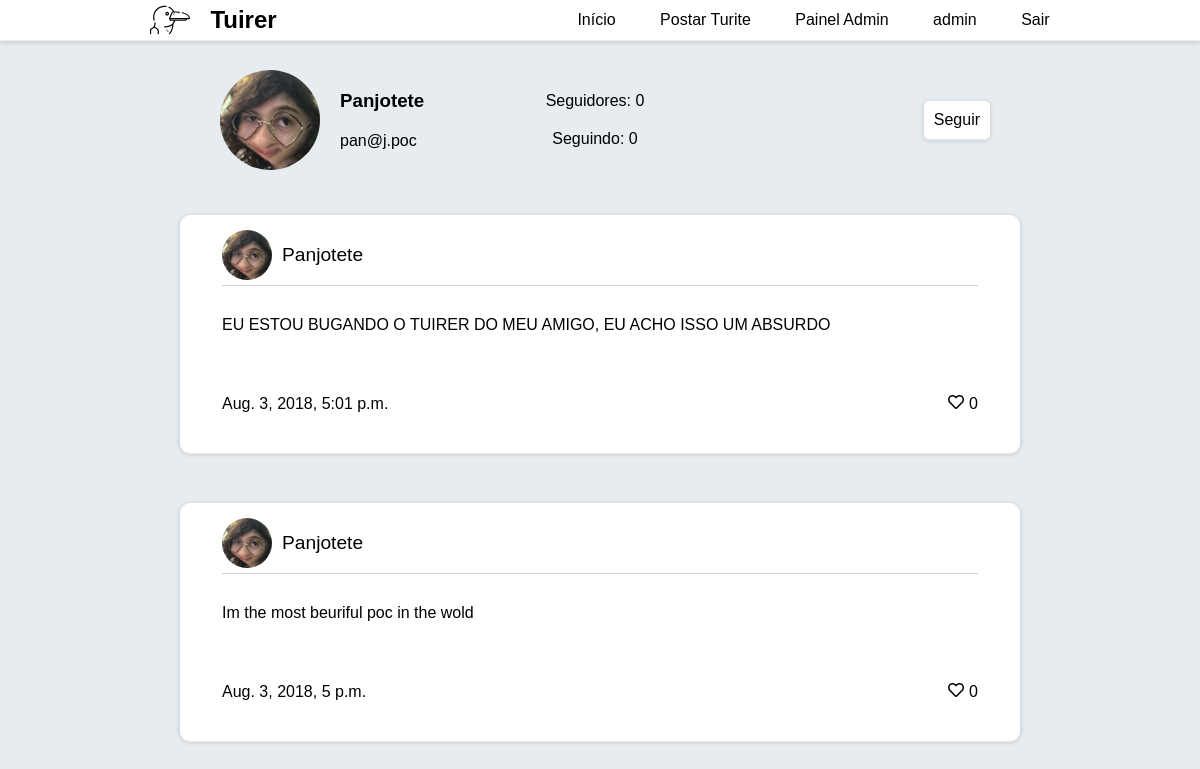
/perfil/5/ (signed in), run on an earlier commit of the app's database.
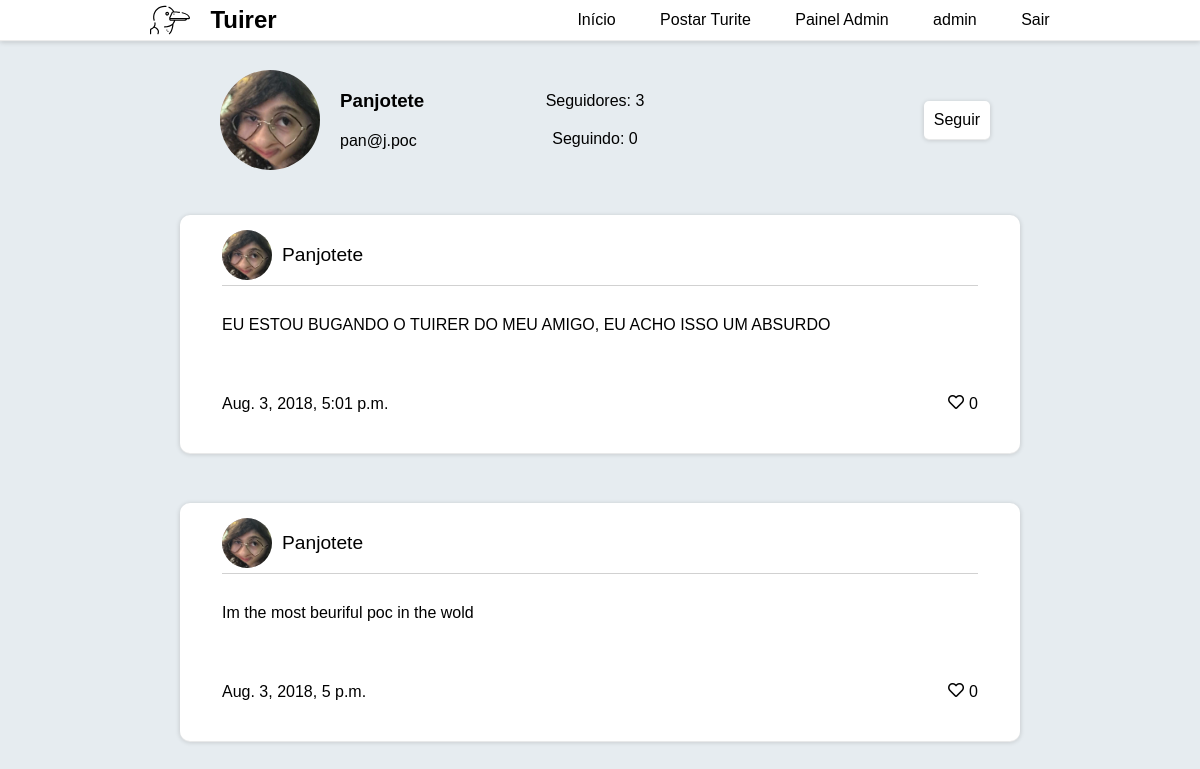
And on a later commit of the database.
### users/models.py (models this page shows)
class User(AbstractUser):
    followers = models.ManyToManyField('self', blank=True)
    following = models.ManyToManyField('self', blank=True)
    picture = models.ImageField('Foto de perfil', default='img/blank-pic.png')
    following = models.ManyToManyField('self', blank = True)
    liked_tuites = models.ManyToManyField('tuites.Tuite', related_name='liked_by')
    @property
    def followers_count(self):
        return self.followers.count()
    @property
    def following_count(self):
        return self.following.count()

### users/views.py (the view)
# urls.py: path('perfil/<int:pk>/', ProfileView.as_view(), name='profile'),
class ProfileView(DetailView):
    model = User
    template_name = 'profile.html'
    context_object_name = 'profile'

### templates/templatetags/following.py (called while the page is built)
@register.simple_tag(takes_context=True)
def followingBool(context, key):
    user = context.get('user')
    query = User.objects.filter(username=user)[0].following.filter(pk=key).exists()
    if query:
        return 'Seguindo'
    else:
        return 'Seguir'

### templates/templatetags/user_liked.py (called while the page is built)
@register.simple_tag(takes_context=True)
def liked_tuite_heart_icon(context):
    user = context.get('user')
    tuite = context.get('tuite')
    if(user.is_authenticated):
        if user.liked_tuites.filter(id__in=[tuite.id]).exists():
            return "fas fa-heart"
    return "far fa-heart"

### tuites/models.py (called while the page is built)
    @property
    def likes_count(self):
        return self.liked_by.count()

    def __str__(self):
        return f'{self.content}'

### templates/profile.html (shortened to what this page needs)
{% extends 'base.html' %}
{% load staticfiles %}
{% load following %}
{% block body %}
    <div class="profile-container">
        <div>
            <div>
                <img src="{{ profile.picture.url }}" class="profile-image">
            </div>
            <div>
                <h3 class="profile-text">{{ profile.username }}</h3>
                <p class="profile-text">{{ profile.email }}</p>
            </div>
        </div>
        <div>
            <p class="profile-text">Seguidores: {{ profile.following_count }}</p>
            <p class="profile-text">Seguindo: {{ profile.followers_count }}</p>
        </div>
        <div>
            <a href="{% url 'users:follow' profile.pk %}" class="follow-button">{% followingBool profile.pk %}</a>
        </div>
    </div>
    {% for tuite in profile.tuites.all %}
        {% include 'includes/card.html' %}
    {% endfor %}
{% endblock %}

What changed in the data, as far as the page shows it:
changed User "Panjotete": following_count "0" → "3"
